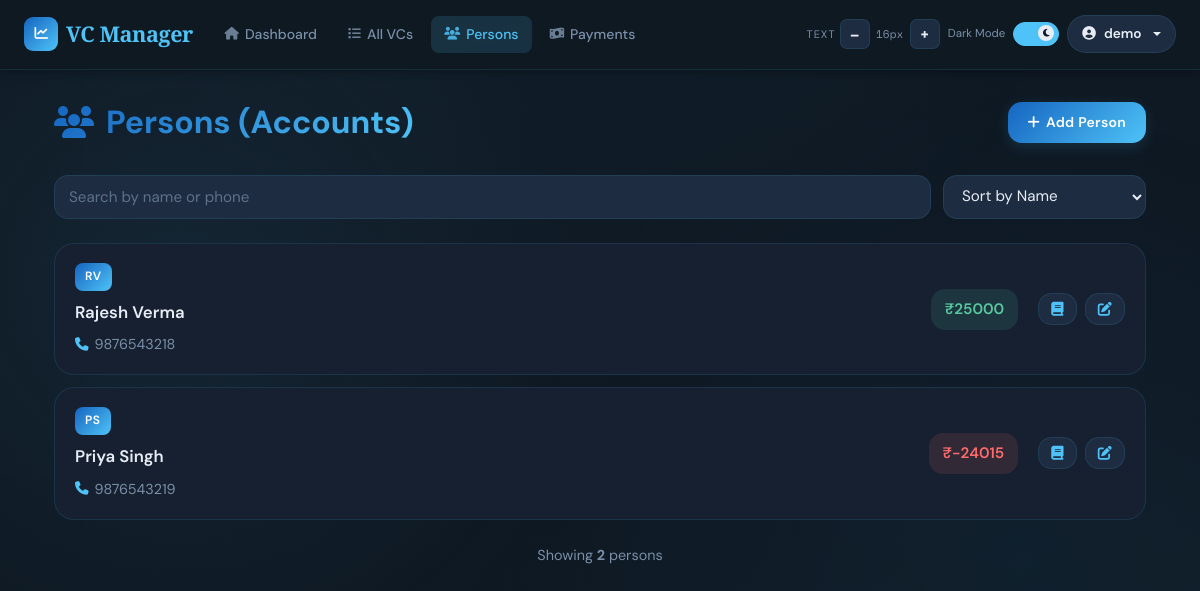
Page /person/ (signed in) on the earlier database version.
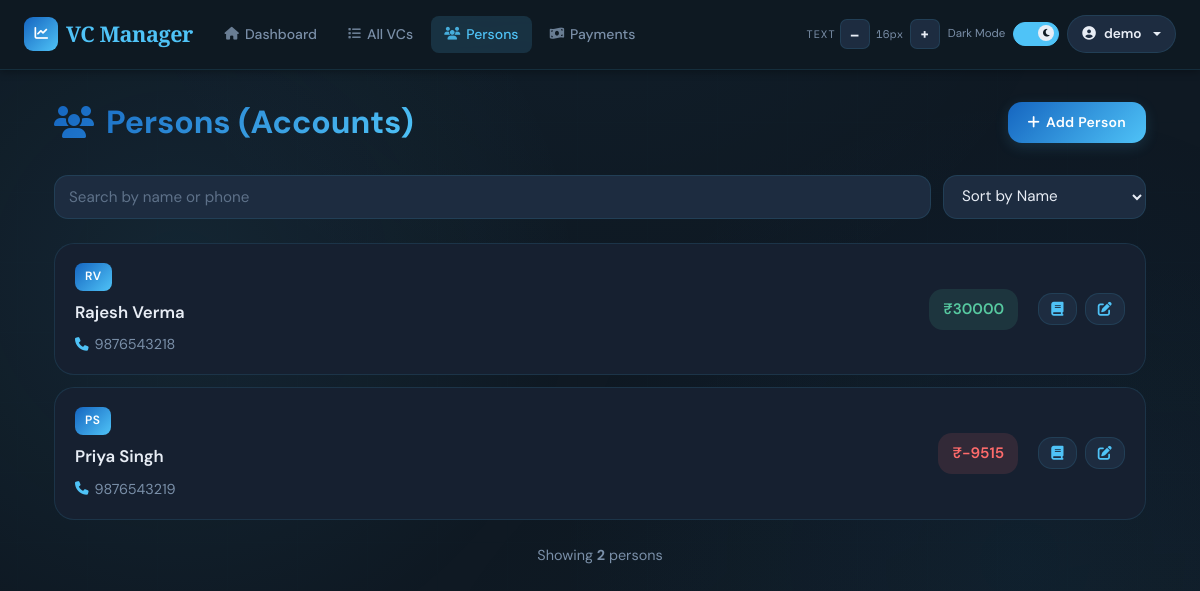
Same page on the later database version.
### app/models/ledger.py (models this page shows)
class LedgerEntry(db.Model):
    __tablename__ = 'ledger_entries'
    id = db.Column(db.Integer, primary_key=True)
    person_id = db.Column(db.Integer, db.ForeignKey('persons.id'), nullable=False, index=True)
    vc_id = db.Column(db.Integer, db.ForeignKey('vcs.id'), nullable=True, index=True)
    date = db.Column(db.DateTime, nullable=False, default=datetime.utcnow)
    narration = db.Column(db.Text, nullable=False)
    debit = db.Column(db.Float, default=0)
    credit = db.Column(db.Float, default=0)
    balance = db.Column(db.Float, default=0)
    created_at = db.Column(db.DateTime, default=datetime.utcnow)

### app/routes/person.py (the view)
@person_bp.route('/')
@login_required
def persons():
    persons = Person.query.filter_by(user_id=current_user.id).all()
    return render_template('person/list.html', persons=persons)

### app/models/person.py (called while the page is built)
    @property
    def ledger_balance(self):
        if self.ledger_entries:
            last_entry = sorted(self.ledger_entries, key=lambda e: e.date, reverse=True)[0]
            return last_entry.balance
        return self.opening_balance or 0.0

### templates/person/list.html (shortened to what this page needs)
{% extends "base.html" %}
{% block content %}
<div class="container-fluid">
    <div class="page-header">
        <h1 class="page-title">
            <i class="fas fa-users"></i>Persons (Accounts)
        </h1>
        <button class="btn btn-primary" onclick="location.href='{{ url_for('person.create_person') }}'">
            <i class="fas fa-plus"></i>Add Person
        </button>
    </div>
    <div class="control-bar">
        <div class="search-box">
            <input
                id="searchInput"
                type="search"
                class="form-control"
                placeholder="Search by name or phone">
        </div>
        <select id="sortSelect" class="sort-select">
            <option value="name_asc">Sort by Name</option>
        </select>
    </div>
    <div class="person-list">
        {% if persons %}
            {% for person in persons %}
            <div class="person-item" id="person-{{ person.id }}">
                <div class="person-item-main">
                    <div class="person-badge">{{ person.short_name }}</div>
                    <div class="person-name">{{ person.name }}</div>
                    <div class="person-meta">
                        {% if person.phone %}
                        <div class="person-meta-item">
                            <i class="fas fa-phone"></i>
                            <span>{{ person.phone }}</span>
                        </div>
                        {% endif %}
                    </div>
                </div>
                <div class="person-item-actions">
                    <div class="balance-badge {{ 'positive' if person.ledger_balance >= 0 else 'negative' }}">
                        ₹{{ "%.0f"|format(person.ledger_balance) }}
                    </div>
                    <div class="action-buttons">
                        <button class="btn" onclick="event.stopPropagation(); location.href='{{ url_for('ledger.person_ledger', person_id=person.id) }}'" title="View Ledger">
                            <i class="fas fa-book"></i>
                        </button>
                        <button class="btn" onclick="event.stopPropagation(); location.href='{{ url_for('person.edit_person', id=person.id) }}'" title="Edit">
                            <i class="fas fa-edit"></i>
                        </button>
                    </div>
                </div>
            </div>
            {% endfor %}
        {% endif %}
    </div>
    {% if persons %}
    <div style="margin-top: 24px; text-align: center; color: var(--text-muted); font-size: 0.9rem;">
        Showing <strong>{{ persons|length }}</strong> person{{ 's' if persons|length != 1 else '' }}
    </div>
    {% endif %}
</div>
{% endblock %}

Differences in the rows shown:
removed LedgerEntry: ledger_balance "25000"
removed LedgerEntry: ledger_balance "-24015"
added LedgerEntry: ledger_balance "30000"
added LedgerEntry: ledger_balance "-9515"
